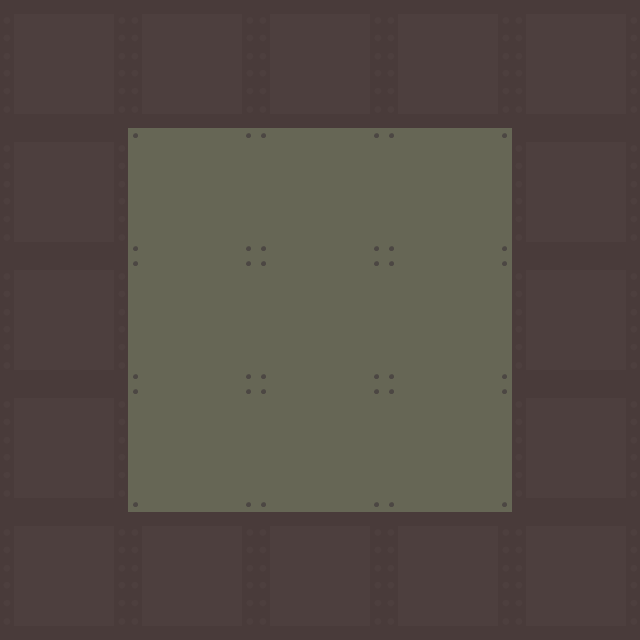

This is a level from a 2D game, rendered from its Tiled map with the project's own tilesets. A one-line summary and the complete map file follow:
An orthogonal 5x5 tile map with 128x128 px tiles, 2 tile layers (Floor, Walls).

<map version="1.0" orientation="orthogonal" renderorder="right-down" width="5" height="5" tilewidth="128" tileheight="128" nextobjectid="1">
 <properties>
  <property name="unity:scale" value="0.02" />
 </properties>
 <tileset firstgid="1" source="MetalTiles.tsx" />
 <layer name="Floor" width="5" height="5">
  <properties>
   <property name="unity:sortingLayerName" value="ground" />
   <property name="unity:sortingOrder" type="int" value="0" />
  </properties>
  <data encoding="csv">
2,2,2,2,2,
2,2,2,2,2,
2,2,2,2,2,
2,2,2,2,2,
2,2,2,2,2
</data>
 </layer>
 <layer name="Walls" width="5" height="5">
  <properties>
   <property name="unity:layer" value="environment" />
   <property name="unity:sortingLayerName" value="walls" />
   <property name="unity:sortingOrder" type="int" value="0" />
  </properties>
  <data encoding="csv">
3,3,3,3,3,
3,0,0,0,3,
3,0,0,0,3,
3,0,0,0,3,
3,3,3,3,3
</data>
 </layer>
</map>
